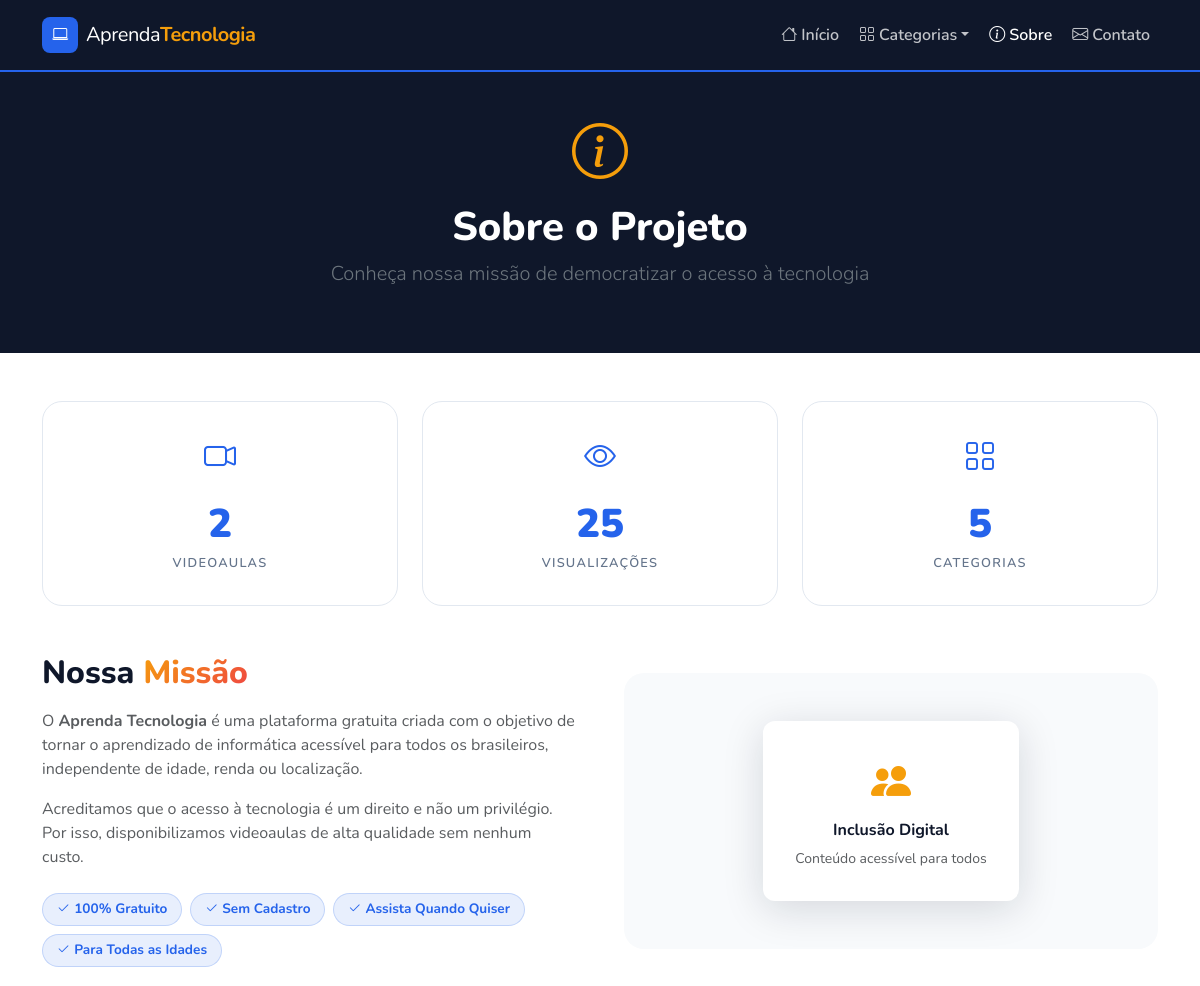
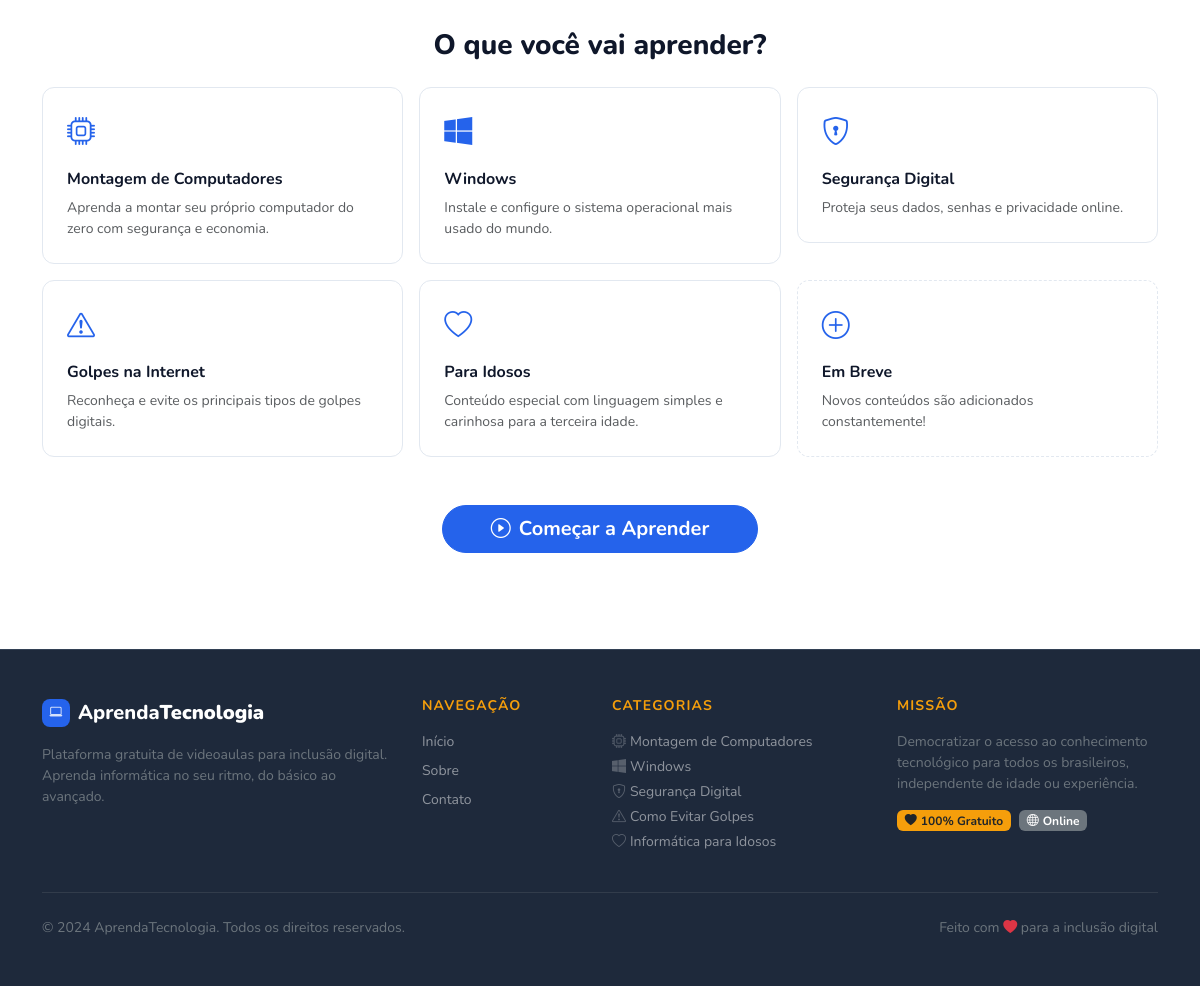
Screenshot of /sobre with the database file from the repository (2 pictures, top to bottom).
### models.py (models this page shows, shortened)
class Categoria(db.Model):
    __tablename__ = 'categorias'
    id = db.Column(db.Integer, primary_key=True)
    nome = db.Column(db.String(100), unique=True, nullable=False)
    descricao = db.Column(db.Text)
    icone = db.Column(db.String(50), default='bi-play-circle')
    aulas = db.relationship('VideoAula', backref='categoria', lazy=True)

### app.py (the view)
@app.route('/sobre')
def sobre():
    total_aulas = VideoAula.query.count()
    total_views = db.session.query(db.func.sum(VideoAula.visualizacoes)).scalar() or 0
    total_cats = Categoria.query.count()
    return render_template('sobre.html', total_aulas=total_aulas,
                           total_views=total_views, total_cats=total_cats)

### app.py (called while the page is built)
@app.context_processor
def inject_nav_categories():
    return dict(categorias_nav=Categoria.query.all())

### templates/sobre.html (shortened to what this page needs)
{% extends 'base.html' %}
{% block content %}
<div class="page-hero py-5">
  <div class="container text-center">
    <i class="bi bi-info-circle display-4 text-accent mb-3 d-block"></i>
    <h1 class="fw-800 text-white">Sobre o Projeto</h1>
    <p class="text-secondary lead">Conheça nossa missão de democratizar o acesso à tecnologia</p>
  </div>
</div>
<div class="container py-5">
  <div class="row g-4 mb-5">
    <div class="col-md-4">
      <div class="stat-card text-center">
        <div class="stat-icon"><i class="bi bi-camera-video"></i></div>
        <div class="stat-value">{{ total_aulas }}</div>
        <div class="stat-label">Videoaulas</div>
      </div>
    </div>
    <div class="col-md-4">
      <div class="stat-card text-center">
        <div class="stat-icon"><i class="bi bi-eye"></i></div>
        <div class="stat-value">{{ total_views }}</div>
        <div class="stat-label">Visualizações</div>
      </div>
    </div>
    <div class="col-md-4">
      <div class="stat-card text-center">
        <div class="stat-icon"><i class="bi bi-grid"></i></div>
        <div class="stat-value">{{ total_cats }}</div>
        <div class="stat-label">Categorias</div>
      </div>
    </div>
  </div>
  <div class="row g-5 align-items-center mb-5">
    <div class="col-lg-6">
      <h2 class="fw-800 mb-3">Nossa <span class="text-gradient">Missão</span></h2>
      <p class="text-muted">O <strong>Aprenda Tecnologia</strong> é uma plataforma gratuita criada com o objetivo de tornar o aprendizado de informática acessível para todos os brasileiros, independente de idade, renda ou localização.</p>
      <p class="text-muted">Acreditamos que o acesso à tecnologia é um direito e não um privilégio. Por isso, disponibilizamos videoaulas de alta qualidade sem nenhum custo.</p>
      <div class="d-flex flex-wrap gap-2 mt-4">
        <span class="badge-feature"><i class="bi bi-check2 me-1"></i>100% Gratuito</span>
        <span class="badge-feature"><i class="bi bi-check2 me-1"></i>Sem Cadastro</span>
        <span class="badge-feature"><i class="bi bi-check2 me-1"></i>Assista Quando Quiser</span>
        <span class="badge-feature"><i class="bi bi-check2 me-1"></i>Para Todas as Idades</span>
      </div>
    </div>
    <div class="col-lg-6">
      <div class="about-visual">
        <div class="about-card-float">
          <i class="bi bi-people-fill text-accent fs-1 mb-2 d-block"></i>
          <h6 class="fw-700">Inclusão Digital</h6>
          <p class="small text-muted mb-0">Conteúdo acessível para todos</p>
        </div>
      </div>
    </div>
  </div>
  <h3 class="fw-800 text-center mb-4">O que você vai aprender?</h3>
  <div class="row g-3 mb-5">
    {% set topicos = [
      ('bi-cpu', 'Montagem de Computadores', 'Aprenda a montar seu próprio computador do zero com segurança e economia.'),
      ('bi-windows', 'Windows', 'Instale e configure o sistema operacional mais usado do mundo.'),
      ('bi-shield-lock', 'Segurança Digital', 'Proteja seus dados, senhas e privacidade online.'),
      ('bi-exclamation-triangle', 'Golpes na Internet', 'Reconheça e evite os principais tipos de golpes digitais.'),
      ('bi-heart', 'Para Idosos', 'Conteúdo especial com linguagem simples e carinhosa para a terceira idade.'),
    ] %}
    {% for icone, titulo, desc in topicos %}
    <div class="col-md-6 col-lg-4">
      <div class="topic-card">
        <i class="bi {{ icone }} topic-icon"></i>
        <h6 class="fw-700 mt-3 mb-2">{{ titulo }}</h6>
        <p class="small text-muted mb-0">{{ desc }}</p>
      </div>
    </div>
    {% endfor %}
    <div class="col-md-6 col-lg-4">
      <div class="topic-card topic-card-cta">
        <i class="bi bi-plus-circle topic-icon"></i>
        <h6 class="fw-700 mt-3 mb-2">Em Breve</h6>
        <p class="small text-muted mb-0">Novos conteúdos são adicionados constantemente!</p>
      </div>
    </div>
  </div>
  <div class="text-center">
    <a href="{{ url_for('index') }}" class="btn btn-primary btn-lg rounded-pill px-5">
      <i class="bi bi-play-circle me-2"></i>Começar a Aprender
    </a>
  </div>
</div>
{% endblock %}

### templates/base.html (shortened to what this page needs)
<!DOCTYPE html>
<html lang="pt-BR">
<head>
  <link href="https://cdn.jsdelivr.net/npm/bootstrap@5.3.2/dist/css/bootstrap.min.css" rel="stylesheet"/>
  <link href="https://cdn.jsdelivr.net/npm/bootstrap-icons@1.11.3/font/bootstrap-icons.min.css" rel="stylesheet"/>
  <link href="{{ url_for('static', filename='css/style.css') }}" rel="stylesheet"/>
</head>
<body>
<nav class="navbar navbar-expand-lg navbar-dark sticky-top" id="mainNav">
  <div class="container">
    <a class="navbar-brand d-flex align-items-center gap-2" href="{{ url_for('index') }}">
      <div class="brand-icon"><i class="bi bi-laptop"></i></div>
      <span>Aprenda<strong>Tecnologia</strong></span>
    </a>
    <div class="collapse navbar-collapse" id="navbarNav">
      <ul class="navbar-nav ms-auto align-items-lg-center gap-1">
        <li class="nav-item"><a class="nav-link {% if request.endpoint=='index' %}active{% endif %}" href="{{ url_for('index') }}"><i class="bi bi-house me-1"></i>Início</a></li>
        <li class="nav-item dropdown">
          <a class="nav-link dropdown-toggle" href="#" data-bs-toggle="dropdown"><i class="bi bi-grid me-1"></i>Categorias</a>
            {% set cats = namespace(items=[]) %}
        </li>
        <li class="nav-item"><a class="nav-link {% if request.endpoint=='sobre' %}active{% endif %}" href="{{ url_for('sobre') }}"><i class="bi bi-info-circle me-1"></i>Sobre</a></li>
        <li class="nav-item"><a class="nav-link {% if request.endpoint=='contato' %}active{% endif %}" href="{{ url_for('contato') }}"><i class="bi bi-envelope me-1"></i>Contato</a></li>
      </ul>
    </div>
  </div>
</nav>
{% block content %}{% endblock %}
<footer class="site-footer mt-5">
  <div class="container">
    <div class="row g-4">
      <div class="col-lg-4">
        <div class="d-flex align-items-center gap-2 mb-3">
          <div class="brand-icon brand-icon-sm"><i class="bi bi-laptop"></i></div>
          <span class="fw-800 fs-5 text-white">Aprenda<strong>Tecnologia</strong></span>
        </div>
        <p class="text-secondary small">Plataforma gratuita de videoaulas para inclusão digital. Aprenda informática no seu ritmo, do básico ao avançado.</p>
      </div>
      <div class="col-lg-2 col-6">
        <h6 class="text-uppercase fw-700 text-accent mb-3 small tracking-wide">Navegação</h6>
        <ul class="list-unstyled small">
          <li class="mb-2"><a href="{{ url_for('index') }}" class="footer-link">Início</a></li>
          <li class="mb-2"><a href="{{ url_for('sobre') }}" class="footer-link">Sobre</a></li>
          <li class="mb-2"><a href="{{ url_for('contato') }}" class="footer-link">Contato</a></li>
        </ul>
      </div>
      <div class="col-lg-3 col-6">
        <h6 class="text-uppercase fw-700 text-accent mb-3 small tracking-wide">Categorias</h6>
        <ul class="list-unstyled small">
          {% for cat in categorias_nav %}
          <li class="mb-1"><a href="{{ url_for('categoria', id=cat.id) }}" class="footer-link"><i class="bi {{ cat.icone }} me-1 opacity-50"></i>{{ cat.nome }}</a></li>
          {% endfor %}
        </ul>
      </div>
      <div class="col-lg-3">
        <h6 class="text-uppercase fw-700 text-accent mb-3 small tracking-wide">Missão</h6>
        <p class="text-secondary small">Democratizar o acesso ao conhecimento tecnológico para todos os brasileiros, independente de idade ou experiência.</p>
        <div class="d-flex gap-2 mt-3">
          <span class="badge bg-accent text-dark"><i class="bi bi-heart-fill me-1"></i>100% Gratuito</span>
          <span class="badge bg-secondary"><i class="bi bi-globe me-1"></i>Online</span>
        </div>
      </div>
    </div>
    <hr class="border-secondary my-4"/>
    <div class="d-flex flex-wrap justify-content-between align-items-center gap-2">
      <p class="text-secondary small mb-0">© 2024 AprendaTecnologia. Todos os direitos reservados.</p>
      <p class="text-secondary small mb-0">Feito com <i class="bi bi-heart-fill text-danger"></i> para a inclusão digital</p>
    </div>
  </div>
</footer>
</body>
</html>

### static/css/style.css (style rules this page uses)
:root { --primary: #2563eb; --primary-dark: #1d4ed8; --accent: #f59e0b; --accent-dark: #d97706; --dark: #0f172a; --dark-2: #1e293b; --dark-3: #334155; --text-muted: #64748b; --bg-light: #f8fafc; --border: #e2e8f0; --radius: 12px; --radius-lg: 20px; --shadow: 0 4px 24px rgba(15,23,42,.08); --shadow-lg: 0 8px 40px rgba(15,23,42,.15); --font: 'Nunito', sans-serif; }
* { box-sizing: border-box; }
body { font-family: var(--font); color: var(--dark); background: #fff; }
.fw-700 { font-weight: 700 !important; }
.fw-800 { font-weight: 800 !important; }
.tracking-wide { letter-spacing: .08em; }
.text-accent { color: var(--accent) !important; }
.text-gradient { background: linear-gradient(135deg, var(--accent) 0%, #ef4444 100%); -webkit-background-clip: text; -webkit-text-fill-color: transparent; background-clip: text; }
#mainNav { background: var(--dark); border-bottom: 2px solid var(--primary); padding: .75rem 0; }
#mainNav .navbar-brand { font-size: 1.25rem; color: #fff !important; letter-spacing: -.5px; }
#mainNav .navbar-brand strong { color: var(--accent); }
.brand-icon { width: 36px; height: 36px; background: var(--primary); border-radius: 8px; display: flex; align-items: center; justify-content: center; font-size: 1rem; color: #fff; }
.brand-icon-sm { width: 28px; height: 28px; font-size: .8rem; }
#mainNav .nav-link { color: rgba(255,255,255,.75) !important; font-weight: 600; transition: color .2s; }
#mainNav .nav-link:hover, #mainNav .nav-link.active { color: #fff !important; }
.stat-label { font-size: .8rem; color: rgba(255,255,255,.5); text-transform: uppercase; letter-spacing: .1em; }
.bg-accent { background-color: var(--accent) !important; }
.page-hero { background: var(--dark); }
.stat-card { background: #fff; border: 1.5px solid var(--border); border-radius: var(--radius-lg); padding: 2rem; transition: all .2s; }
.stat-icon { font-size: 2rem; color: var(--primary); margin-bottom: .75rem; display: block; }
.stat-value { font-size: 2.5rem; font-weight: 900; color: var(--primary); display: block; }
.stat-label { color: var(--text-muted); font-weight: 600; }
.badge-feature { background: rgba(37,99,235,.1); color: var(--primary); border: 1px solid rgba(37,99,235,.2); border-radius: 50px; padding: .4em 1em; font-size: .85rem; font-weight: 700; display: inline-flex; align-items: center; }
.about-visual { background: var(--bg-light); border-radius: var(--radius-lg); padding: 3rem; display: flex; align-items: center; justify-content: center; min-height: 250px; }
.about-card-float { background: #fff; border-radius: var(--radius); padding: 2rem; text-align: center; box-shadow: var(--shadow-lg); max-width: 260px; }
.topic-card { background: #fff; border: 1.5px solid var(--border); border-radius: var(--radius); padding: 1.5rem; transition: all .2s; }
.topic-icon { font-size: 1.75rem; color: var(--primary); }
.topic-card-cta { border-style: dashed; }
.site-footer { background: var(--dark-2); padding: 3rem 0; border-top: 1px solid var(--dark-3); }
.footer-link { color: rgba(255,255,255,.5); text-decoration: none; font-size: .875rem; transition: color .2s; }
.btn-primary { background: var(--primary); border-color: var(--primary); font-weight: 700; }

### rows the page displays
Categoria: nome "Montagem de Computadores"
Categoria: nome "Windows"
Categoria: nome "Segurança Digital"
Categoria: nome "Como Evitar Golpes"
Categoria: nome "Informática para Idosos"

### other values shown
{{ total_aulas }} "2"
{{ total_views }} "25"
{{ total_cats }} "5"
{{ titulo }} "Montagem de Computadores" "Windows" "Segurança Digital" "Golpes na Internet" "Para Idosos"
{{ desc }} "Aprenda a montar seu próprio computador do zero com segurança e economia." "Instale e configure o sistema operacional mais usado do mundo." "Proteja seus dados, senhas e privacidade online." "Reconheça e evite os principais tipos de golpes digitais." "Conteúdo especial com linguagem simples e carinhosa para a terceira idade."
